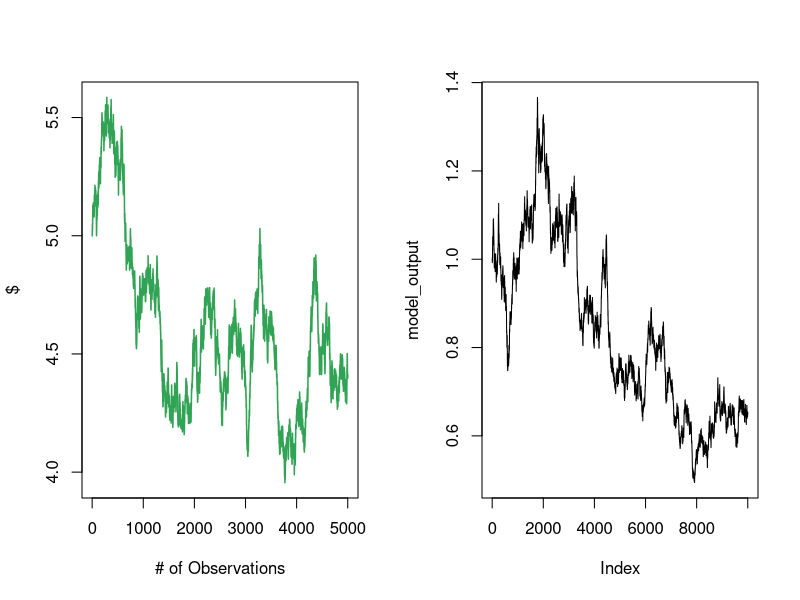

Recreate this plot in R.
rm(list = ls(all = TRUE))

# Functional Method -------------------------------------------------------
gbm_function <- function(x, omega, mu, sigma, n) {
  # Geometric Brownian Motion:
  # x     = initial value of the process at t0
  # alpha = start time
  # omega = final time
  # mu    = rate of return (drift)
  # sigma = volatility
  # n     = number of intervals in which to split [t0, t1]
  dt  <- omega/n
  t   <- seq(0, omega, length = n + 1)
  bm  <- ts(cumsum(c(0, rnorm(n) * sqrt(dt))), start = 0, deltat = dt)
  gbm <- x * exp((mu - sigma ^ 2 / 2) * time(bm) + sigma * as.numeric(bm))
  out <- ts(gbm, start = 0, deltat = deltat(bm))
}

model1 <- gbm_function(x     = 5, 
                       omega = 1,
                       mu    = 0.09, 
                       sigma = 0.3, 
                       n     = 5000)


# Iterative Method --------------------------------------------------------
gbm_f <- function(t0, t1, mu, sigma, n){
  # Geometric Brownian Motion:
  # t0    = initial value of the process at t0
  # t1    = final time
  # mu    = expected annual rate of return (drift)
  # sigma = expected annual variation
  # n     = number of intervals in which to split [t0, t1]
  dt  <- t1/n
  out <- NULL
  for (i in 1:n) {
    out[1] <- t0
    out[i + 1] <- out[i] * exp((mu - 0.5 * sigma ^ 2) * dt + 
                                 sigma * sqrt(dt) * rnorm(n = 1))
  }
  out
}

model_output <- gbm_f(t0 = 1, 
                      t1 = 5, 
                      mu = 0.0927, 
                      sigma = 0.30, 
                      n = 10000)


# Plot each method --------------------------------------------------------
par(mfrow=c(1, 2))
plot(x    = seq(1, length(model1), by = 1),
     y    = model1, 
     type = "l",
     lwd  = 1.5,
     col  = "#31a354",
     ylab = "$",
     xlab = "# of Observations")

plot(model_output, type = "l")
